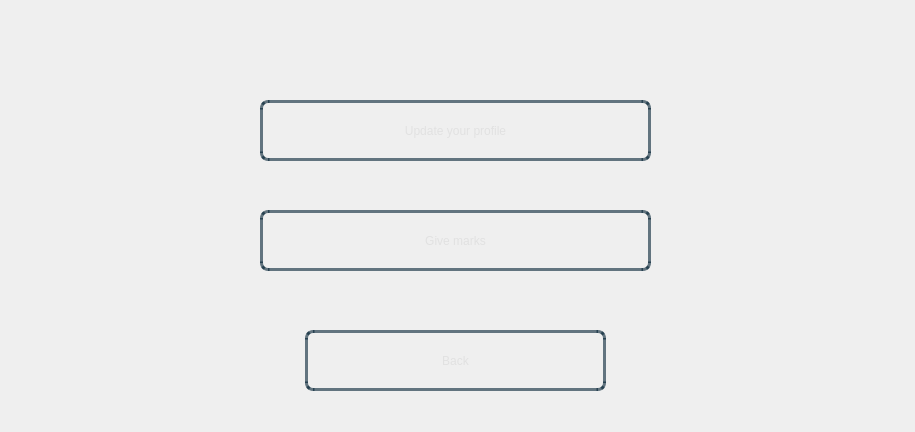
<?xml version="1.0" encoding="UTF-8"?>
<ui version="4.0">
 <class>Dialog</class>
 <widget class="QDialog" name="Dialog">
  <property name="geometry">
   <rect>
    <x>0</x>
    <y>0</y>
    <width>915</width>
    <height>432</height>
   </rect>
  </property>
  <property name="windowTitle">
   <string>Dialog</string>
  </property>
  <widget class="QWidget" name="bgwidget" native="true">
   <property name="geometry">
    <rect>
     <x>0</x>
     <y>0</y>
     <width>911</width>
     <height>431</height>
    </rect>
   </property>
   <property name="styleSheet">
    <string notr="true">QWidget#bgwidget{
background-color:qlineargradient(x1: 1, y1: 1, x2:1, y2: 0.2, stop: 0 rgba(0, 52, 89,140),
stop: 1 rgba(0, 168, 232,190))
}</string>
   </property>
   <widget class="QPushButton" name="updateBtn">
    <property name="geometry">
     <rect>
      <x>260</x>
      <y>100</y>
      <width>391</width>
      <height>61</height>
     </rect>
    </property>
    <property name="styleSheet">
     <string notr="true">QPushButton{
border-radius:8px;
border:3px solid rgba(0,30,50,150);
color:rgba(225,225,225,255);
background-color:rgba(0,0,0,0);
font: 22pt &quot;Sans Serif Collection&quot;;
}
.QPushButton:hover
{
   background-color:white;
	color: rgba(0,30,50,150);
}
</string>
    </property>
    <property name="text">
     <string>Update your profile</string>
    </property>
   </widget>
   <widget class="QPushButton" name="marksBtn">
    <property name="geometry">
     <rect>
      <x>260</x>
      <y>210</y>
      <width>391</width>
      <height>61</height>
     </rect>
    </property>
    <property name="styleSheet">
     <string notr="true">QPushButton{
border-radius:8px;
border:3px solid rgba(0,30,50,150);
color:rgba(225,225,225,255);
background-color:rgba(0,0,0,0);
font: 22pt &quot;Sans Serif Collection&quot;;
}
.QPushButton:hover
{
   background-color:white;
	color: rgba(0,30,50,150);
}
</string>
    </property>
    <property name="text">
     <string>Give marks</string>
    </property>
   </widget>
   <widget class="QPushButton" name="backBtn">
    <property name="geometry">
     <rect>
      <x>305</x>
      <y>330</y>
      <width>301</width>
      <height>61</height>
     </rect>
    </property>
    <property name="styleSheet">
     <string notr="true">QPushButton{
border-radius:8px;
border:3px solid rgba(0,30,50,150);
color:rgba(225,225,225,255);
background-color:rgba(0,0,0,0);
font: 22pt &quot;Sans Serif Collection&quot;;
}
.QPushButton:hover
{
   background-color:white;
	color: rgba(0,30,50,150);
}
</string>
    </property>
    <property name="text">
     <string>Back</string>
    </property>
   </widget>
  </widget>
 </widget>
 <resources/>
 <connections/>
</ui>
